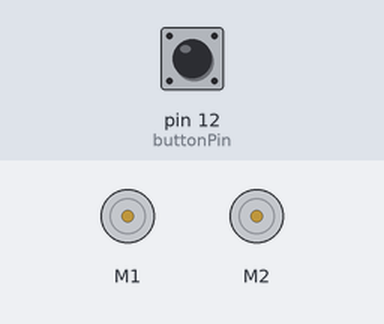
This sketch was run on a simulated Arduino Uno, built with avr-gcc and run on an emulated ATmega328P. Shown: 2 × DC motor (green arrow = forward, orange = backward, longer = faster). The test bench sets the inputs (shaded band); at power-on: pin 12 (buttonPin) HIGH.

Above: at 0.8 s.
0.9 s: pin 12 (buttonPin) pulled LOW for 0.15 s
At 1.8 s:
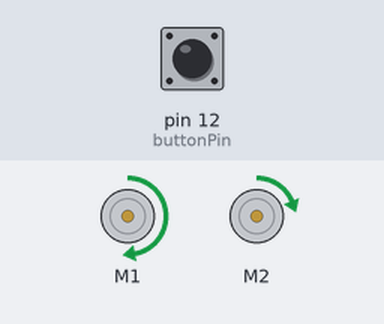
2.5 s: pin 12 (buttonPin) pulled LOW for 1 s
At 3.4 s:
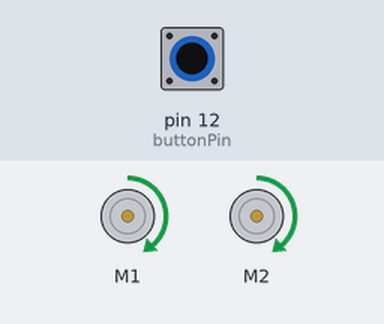
At 4.9 s:
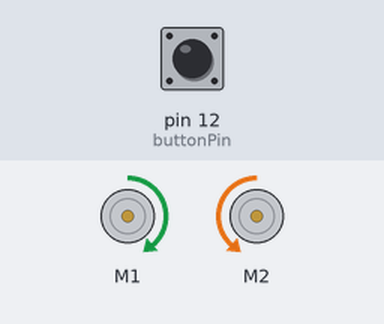
Timing chart, 0 to 12.4 s (numbered marks = the images above; inputs shaded):
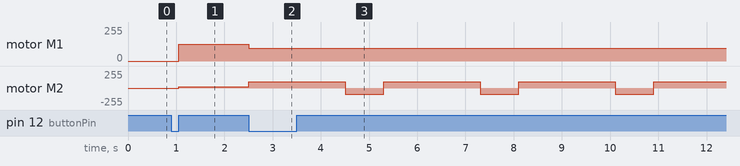

The sketch:

hattenkadai11-1-3.ino
```cpp
#include <ZumoMotors.h> //モータライブラリの読み込み
#include <Pushbutton.h> //ボタンライブラリの読み込み

const int buttonPin = 12; //ボタンピンは12番
boolean circle = false;
boolean triangle = false;
boolean rectangle = false;

ZumoMotors motors; //ZumoMotorsクラスのインスタンス生成
Pushbutton button(ZUMO_BUTTON); //Pushbuttonクラスのインスタンスを生成

void setup() {
  button.waitForButton();
  circle = true;
}

void loop() {
  //四角形の場合
  if(rectangle){
    motors.setLeftSpeed(150);
    motors.setRightSpeed(150);
    delay(2000);
    motors.setLeftSpeed(150);
    motors.setRightSpeed(-150);
    delay(800);
    if(button.isPressed()){
      circle = false;
      triangle = true;
      rectangle = false;
    }
  }
  //三角形の場合
  if(triangle){
    motors.setLeftSpeed(150);
    motors.setRightSpeed(150);
    delay(2000);
    motors.setLeftSpeed(150);
    motors.setRightSpeed(-150);
    delay(1100);
  }
  //円形の場合
  if(circle){
    motors.setLeftSpeed(200);
    motors.setRightSpeed(30);
    if(button.isPressed()){
      circle = false;
      triangle = false;
      rectangle = true;
    }
  }
}
```

Measured:
- after the input at 0.9 s, motor M1: stopped → forward 127/255 after 0.15 s; motor M2: stopped → forward 19/255 after 0.15 s
- after the input at 2.5 s, motor M1: forward 127/255 → forward 95/255 at once; motor M2: alternates forward 95/255 for 2.0 s and backward 95/255 for 0.80 s, starting at once
